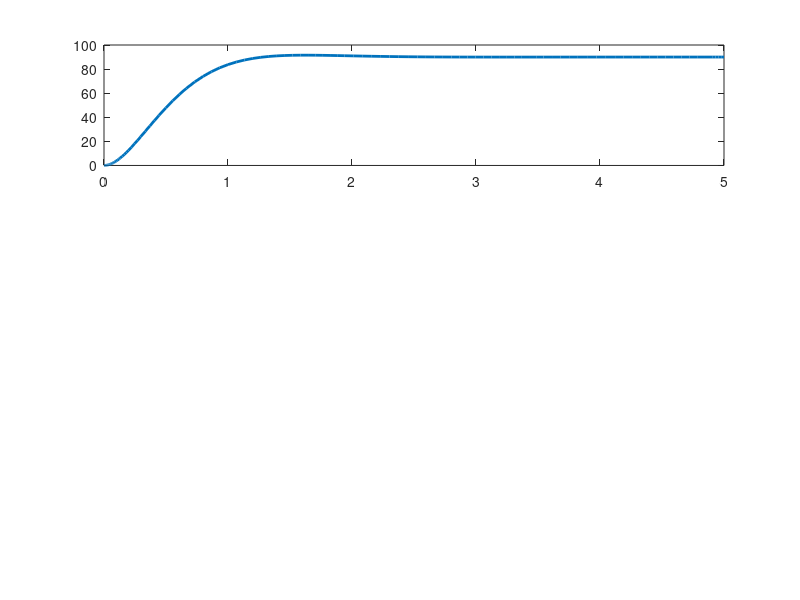

This figure's MATLAB source: (Note: this script raises an error after producing the figure.)
function motor_control_feedback()
    % Parámetros
    Kp = 10;    % Ganancia proporcional
    Kd = 5;     % Ganancia derivativa
    x_ref = [90,0,0];  % Posición deseada (por ejemplo, 1 radian o 1 metro)

    % Simular usando ODE45
    tspan = [0 5];           % tiempo de simulación (segundos)
    x0 = [0; 0];             % estado inicial: [posición; velocidad]
    [t, x] = ode45(@(t,x) motor_dynamics(t, x, Kp, Kd, x_ref), tspan, x0);

figure;

subplot(3,1,1);
plot(t, x(:,1), 'LineWidth', 2); hold on;
yline(x_ref(1), '--r', 'Posición deseada');
ylabel('Posición');

subplot(3,1,2);
plot(t, x(:,2), 'LineWidth', 2); hold on;
yline(x_ref(2), '--r', 'Velocidad deseada');
ylabel('Velocidad');

subplot(3,1,3);
acc = gradient(x(:,2), t);
plot(t, acc, 'LineWidth', 2); hold on;
yline(x_ref(3), '--r', 'control U');
xlabel('Tiempo (s)');
ylabel('control U');

sgtitle('Seguimiento de Posición, Velocidad y Aceleración');

end

function dx = motor_dynamics(~, x, Kp, Kd, x_ref)
    % Estados actuales
    x1 = x(1); % posición
    x2 = x(2); % velocidad
    
    % Referencias
    pos_ref = x_ref(1);
    vel_ref = x_ref(2);
    acc_ref = x_ref(3);

    % Control PD + A (aceleración deseada)
    u = acc_ref - Kp*(x1 - pos_ref) - Kd*(x2 - vel_ref);
    
    % Dinámica del sistema
    dx = zeros(2,1);
    dx(1) = x2;
    dx(2) = u;
end
